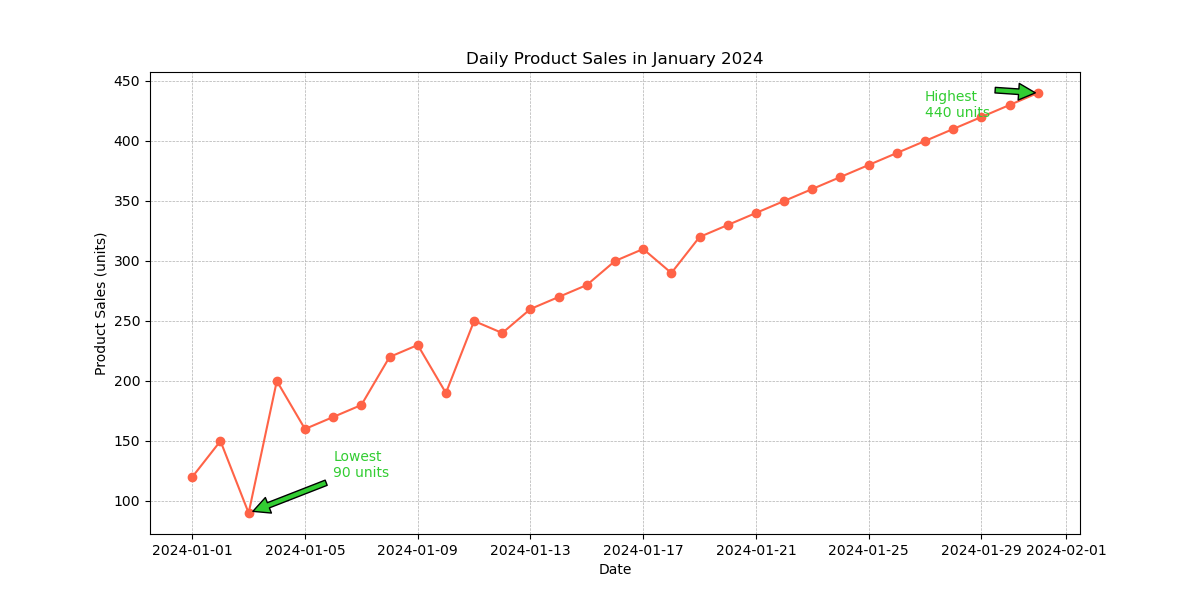

Here is the Python script that generated this plot:

import matplotlib.pyplot as plt
import pandas as pd

# Data points
dates = pd.date_range(start="2024-01-01", end="2024-01-31")
product_sales = [120, 150, 90, 200, 160, 170, 180, 220, 230, 190, 250, 240, 260, 270, 280, 300, 310, 290, 320, 330, 340, 350, 360, 370, 380, 390, 400, 410, 420, 430, 440]

# Create the plot
plt.figure(figsize=(12, 6))
plt.plot(dates, product_sales, marker='o', linestyle='-', color='#FF6347')

# Annotate the highest and lowest product sales points
plt.annotate('Highest\n440 units', xy=(dates[-1], 440), xytext=(dates[-5], 420),
             arrowprops=dict(facecolor='#32CD32', shrink=0.05), color='#32CD32')
plt.annotate('Lowest\n90 units', xy=(dates[2], 90), xytext=(dates[5], 120),
             arrowprops=dict(facecolor='#32CD32', shrink=0.05), color='#32CD32')

# Title and labels
plt.title('Daily Product Sales in January 2024')
plt.xlabel('Date')
plt.ylabel('Product Sales (units)')

# Customize the grid
plt.grid(True, which='both', linestyle='--', linewidth=0.5)

# Show the plot
plt.show()
